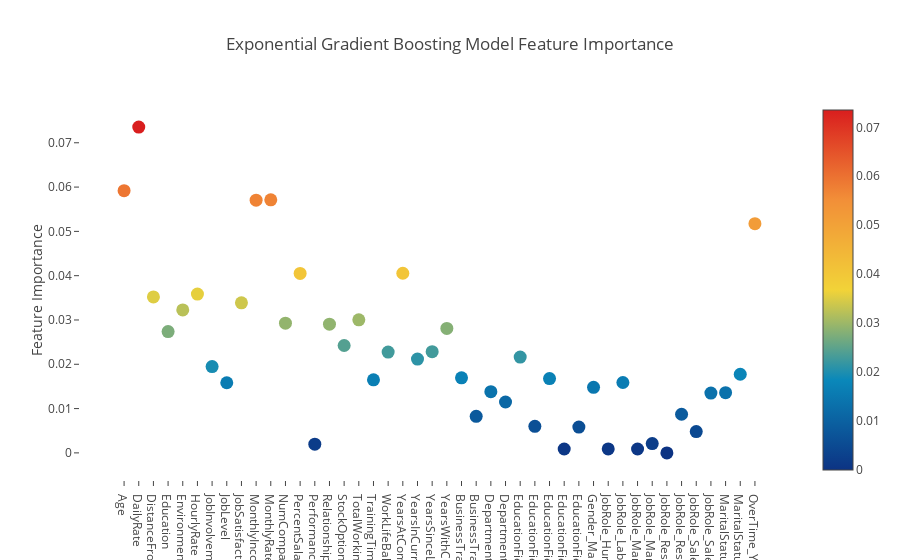

Notebook source saved alongside this figure:
### Markdown cell above
#### Feature Ranking via the Exponential Gradient Boosting Model

### Code cell
plot_importances('Exponential Gradient Boosting', adb)

### Figure 1 — Plotly figure (JSON) as saved in the notebook; plotly's stock layout.template omitted (floating-point values rounded to 4 significant figures)
{"data": [{"marker": {"color": [0.05919, 0.07353, 0.03521, 0.02738, 0.03227, 0.03585, 0.01948, 0.01583, 0.03388, 0.05703, 0.05711, 0.02927, 0.04051, 0.001955, 0.02906, 0.02424, 0.03004, 0.0165, 0.02275, 0.04055, 0.02118, 0.02284, 0.02809, 0.01695, 0.008246, 0.01381, 0.01148, 0.02162, 0.005995, 0.01678, 0.0008712, 0.005826, 0.0148, 0.0008906, 0.01589, 0.0008749, 0.002107, 0, 0.008718, 0.004799, 0.01351, 0.0136, 0.01774, 0.05174], "colorscale": "Portland", "showscale": true, "size": 13, "sizemode": "diameter", "sizeref": 1}, "mode": "markers", "text": ["Age", "DailyRate", "DistanceFromHome", "Education", "EnvironmentSatisfaction", "HourlyRate", "JobInvolvement", "JobLevel", "JobSatisfaction", "MonthlyIncome", "MonthlyRate", "NumCompaniesWorked", "PercentSalaryHike", "PerformanceRating", "RelationshipSatisfaction", "StockOptionLevel", "TotalWorkingYears", "TrainingTimesLastYear", "WorkLifeBalance", "YearsAtCompany", "YearsInCurrentRole", "YearsSinceLastPromotion", "YearsWithCurrManager", "BusinessTravel_Travel_Frequently", "BusinessTravel_Travel_Rarely", "Department_Research & Development", "Department_Sales", "EducationField_Life Sciences", "EducationField_Marketing", "EducationField_Medical", "EducationField_Other", "EducationField_Technical Degree", "Gender_Male", "JobRole_Human Resources", "JobRole_Laboratory Technician", "JobRole_Manager", "JobRole_Manufacturing Director", "JobRole_Research Director", "JobRole_Research Scientist", "JobRole_Sales Executive", "JobRole_Sales Representative", "MaritalStatus_Married", "MaritalStatus_Single", "OverTime_Yes"], "type": "scatter", "x": ["Age", "DailyRate", "DistanceFromHome", "Education", "EnvironmentSatisfaction", "HourlyRate", "JobInvolvement", "JobLevel", "JobSatisfaction", "MonthlyIncome", "MonthlyRate", "NumCompaniesWorked", "PercentSalaryHike", "PerformanceRating", "RelationshipSatisfaction", "StockOptionLevel", "TotalWorkingYears", "TrainingTimesLastYear", "WorkLifeBalance", "YearsAtCompany", "YearsInCurrentRole", "YearsSinceLastPromotion", "YearsWithCurrManager", "BusinessTravel_Travel_Frequently", "BusinessTravel_Travel_Rarely", "Department_Research & Development", "Department_Sales", "EducationField_Life Sciences", "EducationField_Marketing", "EducationField_Medical", "EducationField_Other", "EducationField_Technical Degree", "Gender_Male", "JobRole_Human Resources", "JobRole_Laboratory Technician", "JobRole_Manager", "JobRole_Manufacturing Director", "JobRole_Research Director", "JobRole_Research Scientist", "JobRole_Sales Executive", "JobRole_Sales Representative", "MaritalStatus_Married", "MaritalStatus_Single", "OverTime_Yes"], "y": [0.05919, 0.07353, 0.03521, 0.02738, 0.03227, 0.03585, 0.01948, 0.01583, 0.03388, 0.05703, 0.05711, 0.02927, 0.04051, 0.001955, 0.02906, 0.02424, 0.03004, 0.0165, 0.02275, 0.04055, 0.02118, 0.02284, 0.02809, 0.01695, 0.008246, 0.01381, 0.01148, 0.02162, 0.005995, 0.01678, 0.0008712, 0.005826, 0.0148, 0.0008906, 0.01589, 0.0008749, 0.002107, 0, 0.008718, 0.004799, 0.01351, 0.0136, 0.01774, 0.05174]}], "layout": {"autosize": true, "hovermode": "closest", "showlegend": false, "title": "Exponential Gradient Boosting Model Feature Importance", "xaxis": {"showgrid": false, "showline": false, "ticklen": 5, "zeroline": false}, "yaxis": {"gridwidth": 2, "showgrid": false, "ticklen": 5, "title": "Feature Importance", "zeroline": false}}}
